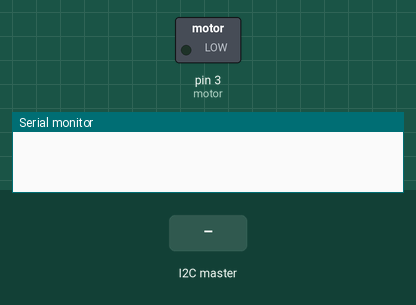
Simulated run of this sketch. Board: Arduino Uno, built with avr-gcc and run on an emulated ATmega328P. Parts: switched loads named in the sketch (green lamp = pin HIGH), the last lines printed to the serial monitor. Inputs (shaded band) come from the test bench.

Above: at 1.2 s.
1.3 s: the I2C master sends the byte 1
At 2.0 s:
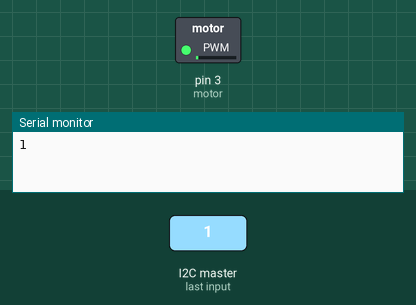
2.8 s: the I2C master sends the byte 90
At 3.1 s:
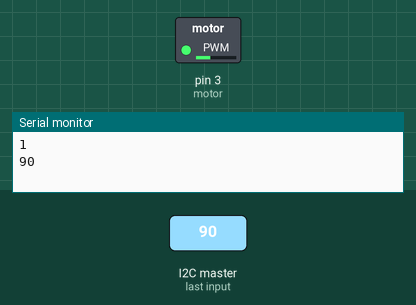
4.3 s: the I2C master sends the byte 200
At 5.5 s:
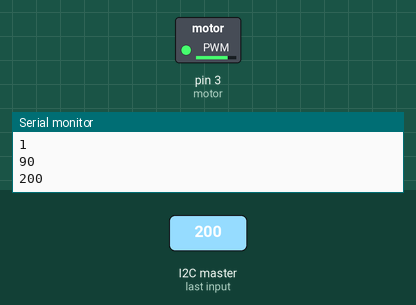
Timing chart, 0 to 7.3 s (numbered marks = the images above; inputs shaded):
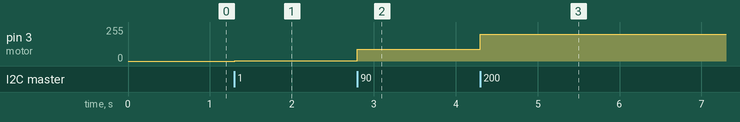

The sketch:

I2C_Slave.ino
```cpp
#include<Wire.h>

//Slave

int potVal = -1;
int motVal = -1;
int motor = 3;
void setup() {
pinMode(motor,OUTPUT);
Wire.begin(17);
Wire.onReceive(receiveEvent);
 Serial.begin(9600);
}

void loop() {


}


void receiveEvent(int howLong)
{
Serial.println();
while(Wire.available()>0)
{
  potVal = Wire.read();
Serial.println(potVal);
}

motVal = map(potVal,0,1023,0,255);
analogWrite(motor,potVal);

}
```

Measured:
- after the input at 1.3 s, pin 3 (motor): 0/255 → 1/255 at once
- after the input at 2.8 s, pin 3 (motor): 1/255 → 90/255 at once
- after the input at 4.3 s, pin 3 (motor): 90/255 → 200/255 at once
